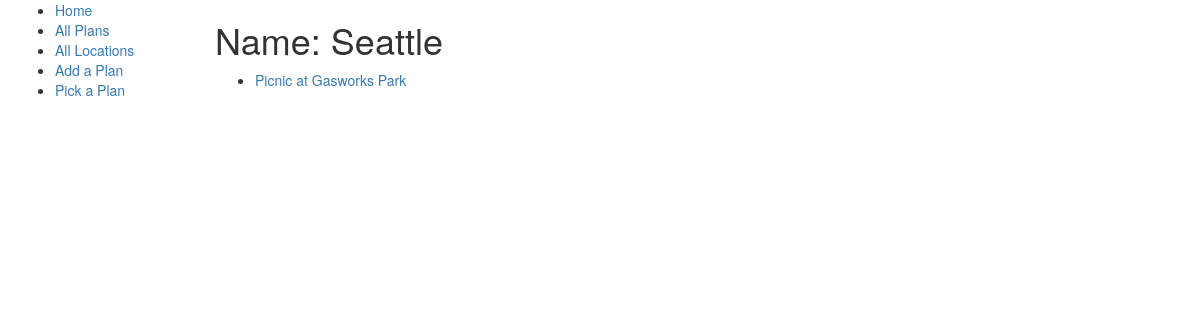
/picker/location/1, run on an earlier commit of the app's database.
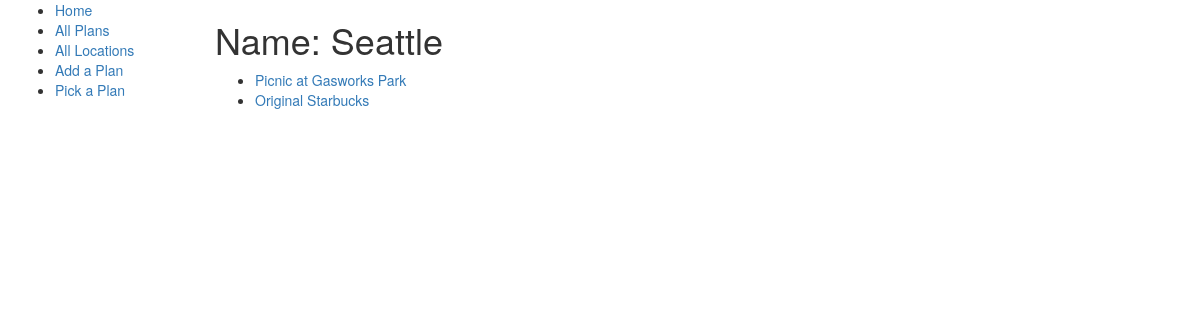
And on a later commit of the database.
### picker/models.py (models this page shows, shortened)
class Plan(models.Model):
    title = models.CharField(max_length=150)
    description = models.TextField(max_length=1000, help_text='Enter a brief description')
    PRICE_RANGE = (
        ('$', 'Cheap'),
        ('$$', 'Moderate'),
        ('$$$', 'Pricey'),
    )
    price_point = models.CharField(max_length=3, choices=PRICE_RANGE, blank=True, help_text='Price Range')
    location = models.ForeignKey('Location', on_delete=models.SET_NULL, null=True)
    def get_absolute_url(self):
        return reverse('plan-detail', args=[str(self.id)])

### picker/views.py (the view)
# urls.py: path('location/<int:pk>', views.LocationDetailView.as_view(), name='location-detail'),
class LocationDetailView(generic.DetailView):
    model = Location

### picker/templates/picker/location_detail.html
{% extends "base.html" %}
{% block content %}
    <h1>Name: {{ location.name }}</h1>
    <ul>
      {% for plan in location.plan_set.all %}
      <li>
        <a href="{{ plan.get_absolute_url }}">{{ plan.title }}</a>
      </li>
      {% endfor %}
</ul>
{% endblock %}

What changed in the data, as far as the page shows it:
added Plan: title "Original Starbucks"
